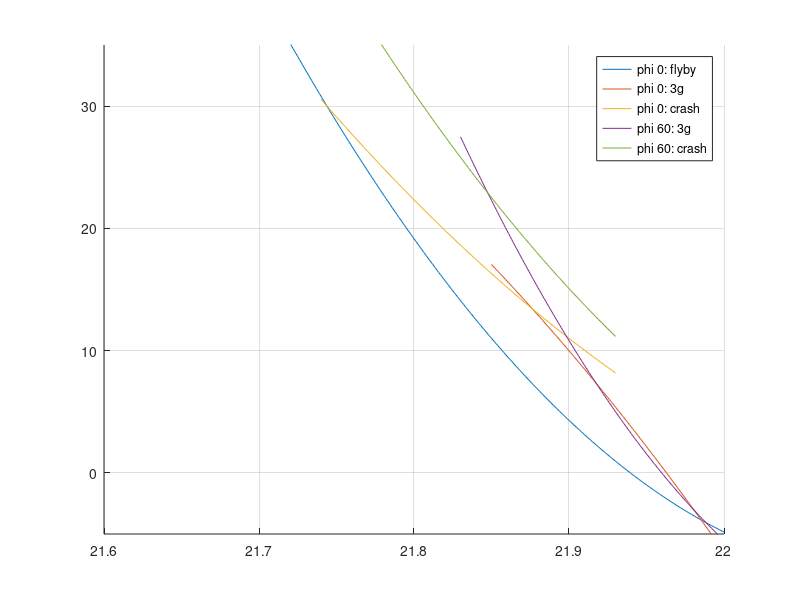

MATLAB code for this plot:
close all

load('phi_0.mat')
load('phi_30.mat')
load('phi_60.mat')


% extrapolated
figure('name','fitted to datapoints and extrapolated')
hold on
plot(21.65:0.001:22,polyval(phi_0.flyby.polyfit,21.65:0.001:22)*180/pi)
plot(21.85:0.001:22,polyval(phi_0.accel.polyfit,21.85:0.001:22)*180/pi)
plot(21.74:0.001:21.93,polyval(phi_0.crash.polyfit,21.74:0.001:21.93)*180/pi)

%plot(21.74:0.001:22,polyval(phi_30.flyby.polyfit,21.74:0.001:22)*180/pi)
%plot(21.85:0.001:22,polyval(phi_30.accel.polyfit,21.85:0.001:22)*180/pi)
%plot(21.74:0.001:21.93,polyval(phi_30.crash.polyfit,21.74:0.001:21.93)*180/pi)

%plot(21.74:0.001:22,polyval(phi_60.flyby.polyfit,21.74:0.001:22)*180/pi)
plot(21.83:0.001:22,polyval(phi_60.accel.polyfit,21.83:0.001:22)*180/pi)
plot(21.65:0.001:21.93,polyval(phi_60.crash.polyfit,21.65:0.001:21.93)*180/pi)
legend('phi 0: flyby','phi 0: 3g','phi 0: crash','phi 60: 3g','phi 60: crash')
ylim([-5 35])
grid on
